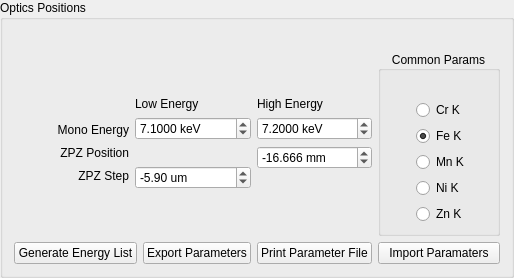
                 <widget class="QGroupBox" name="gb_xanes_align">
                  <property name="styleSheet">
                   <string notr="true"/>
                  </property>
                  <property name="title">
                   <string>Optics Positions</string>
                  </property>
                  <layout class="QGridLayout" name="gridLayout_37">
                   <item row="1" column="0" colspan="3">
                    <layout class="QGridLayout" name="gridLayout_19">
                     <item row="0" column="0">
                      <layout class="QVBoxLayout" name="verticalLayout_4">
                       <item>
                        <widget class="QLabel" name="label_41">
                         <property name="sizePolicy">
                          <sizepolicy hsizetype="Preferred" vsizetype="Fixed">
                           <horstretch>0</horstretch>
                           <verstretch>0</verstretch>
                          </sizepolicy>
                         </property>
                         <property name="text">
                          <string/>
                         </property>
                        </widget>
                       </item>
                       <item>
                        <widget class="QLabel" name="label_25">
                         <property name="sizePolicy">
                          <sizepolicy hsizetype="Preferred" vsizetype="Fixed">
                           <horstretch>0</horstretch>
                           <verstretch>0</verstretch>
                          </sizepolicy>
                         </property>
                         <property name="text">
                          <string>Mono Energy</string>
                         </property>
                         <property name="alignment">
                          <set>Qt::AlignRight|Qt::AlignTrailing|Qt::AlignVCenter</set>
                         </property>
                        </widget>
                       </item>
                       <item>
                        <widget class="QLabel" name="label_28">
                         <property name="sizePolicy">
                          <sizepolicy hsizetype="Preferred" vsizetype="Fixed">
                           <horstretch>0</horstretch>
                           <verstretch>0</verstretch>
                          </sizepolicy>
                         </property>
                         <property name="text">
                          <string>ZPZ Position</string>
                         </property>
                         <property name="alignment">
                          <set>Qt::AlignRight|Qt::AlignTrailing|Qt::AlignVCenter</set>
                         </property>
                        </widget>
                       </item>
                       <item>
                        <widget class="QLabel" name="label_111">
                         <property name="sizePolicy">
                          <sizepolicy hsizetype="Preferred" vsizetype="Fixed">
                           <horstretch>0</horstretch>
                           <verstretch>0</verstretch>
                          </sizepolicy>
                         </property>
                         <property name="text">
                          <string>ZPZ Step</string>
                         </property>
                         <property name="alignment">
                          <set>Qt::AlignRight|Qt::AlignTrailing|Qt::AlignVCenter</set>
                         </property>
                        </widget>
                       </item>
                      </layout>
                     </item>
                     <item row="0" column="1">
                      <layout class="QGridLayout" name="gridLayout_11">
                       <item row="2" column="0">
                        <widget class="QLabel" name="label_87">
                         <property name="sizePolicy">
                          <sizepolicy hsizetype="Preferred" vsizetype="Fixed">
                           <horstretch>0</horstretch>
                           <verstretch>0</verstretch>
                          </sizepolicy>
                         </property>
                         <property name="text">
                          <string/>
                         </property>
                        </widget>
                       </item>
                       <item row="0" column="0">
                        <widget class="QLabel" name="label_23">
                         <property name="sizePolicy">
                          <sizepolicy hsizetype="Preferred" vsizetype="Fixed">
                           <horstretch>0</horstretch>
                           <verstretch>0</verstretch>
                          </sizepolicy>
                         </property>
                         <property name="text">
                          <string>Low Energy</string>
                         </property>
                        </widget>
                       </item>
                       <item row="3" column="0">
                        <widget class="QDoubleSpinBox" name="dsb_zpz_slope">
                         <property name="suffix">
                          <string> um</string>
                         </property>
                         <property name="decimals">
                          <number>2</number>
                         </property>
                         <property name="minimum">
                          <double>-100.000000000000000</double>
                         </property>
                         <property name="maximum">
                          <double>100.000000000000000</double>
                         </property>
                         <property name="singleStep">
                          <double>10.000000000000000</double>
                         </property>
                         <property name="value">
                          <double>-5.900000000000000</double>
                         </property>
                        </widget>
                       </item>
                       <item row="1" column="0">
                        <widget class="QDoubleSpinBox" name="dsb_monoe_l">
                         <property name="suffix">
                          <string> keV</string>
                         </property>
                         <property name="decimals">
                          <number>4</number>
                         </property>
                         <property name="minimum">
                          <double>4.000000000000000</double>
                         </property>
                         <property name="maximum">
                          <double>20.000000000000000</double>
                         </property>
                         <property name="singleStep">
                          <double>0.100000000000000</double>
                         </property>
                         <property name="value">
                          <double>7.100000000000000</double>
                         </property>
                        </widget>
                       </item>
                      </layout>
                     </item>
                     <item row="0" column="2">
                      <layout class="QVBoxLayout" name="verticalLayout_3">
                       <item>
                        <widget class="QLabel" name="label_24">
                         <property name="sizePolicy">
                          <sizepolicy hsizetype="Preferred" vsizetype="Fixed">
                           <horstretch>0</horstretch>
                           <verstretch>0</verstretch>
                          </sizepolicy>
                         </property>
                         <property name="text">
                          <string>High Energy</string>
                         </property>
                        </widget>
                       </item>
                       <item>
                        <widget class="QDoubleSpinBox" name="dsb_monoe_h">
                         <property name="suffix">
                          <string> keV</string>
                         </property>
                         <property name="decimals">
                          <number>4</number>
                         </property>
                         <property name="minimum">
                          <double>4.000000000000000</double>
                         </property>
                         <property name="maximum">
                          <double>20.000000000000000</double>
                         </property>
                         <property name="singleStep">
                          <double>0.100000000000000</double>
                         </property>
                         <property name="value">
                          <double>7.200000000000000</double>
                         </property>
                        </widget>
                       </item>
                       <item>
                        <widget class="QDoubleSpinBox" name="dsb_zpz_h">
                         <property name="suffix">
                          <string> mm</string>
                         </property>
                         <property name="decimals">
                          <number>3</number>
                         </property>
                         <property name="minimum">
                          <double>-100.000000000000000</double>
                         </property>
                         <property name="maximum">
                          <double>100.000000000000000</double>
                         </property>
                         <property name="singleStep">
                          <double>10.000000000000000</double>
                         </property>
                         <property name="value">
                          <double>-16.666000000000000</double>
                         </property>
                        </widget>
                       </item>
                       <item>
                        <widget class="QLabel" name="label_112">
                         <property name="sizePolicy">
                          <sizepolicy hsizetype="Preferred" vsizetype="Fixed">
                           <horstretch>0</horstretch>
                           <verstretch>0</verstretch>
                          </sizepolicy>
                         </property>
                         <property name="text">
                          <string/>
                         </property>
                        </widget>
                       </item>
                      </layout>
                     </item>
                    </layout>
                   </item>
                   <item row="1" column="3">
                    <widget class="QGroupBox" name="groupBox_6">
                     <property name="enabled">
                      <bool>true</bool>
                     </property>
                     <property name="sizePolicy">
                      <sizepolicy hsizetype="Preferred" vsizetype="Preferred">
                       <horstretch>0</horstretch>
                       <verstretch>0</verstretch>
                      </sizepolicy>
                     </property>
                     <property name="title">
                      <string>Common Params</string>
                     </property>
                     <property name="alignment">
                      <set>Qt::AlignCenter</set>
                     </property>
                     <layout class="QGridLayout" name="gridLayout_15">
                      <property name="leftMargin">
                       <number>35</number>
                      </property>
                      <item row="5" column="0">
                       <widget class="QRadioButton" name="radioButton_4">
                        <property name="text">
                         <string>Mn K</string>
                        </property>
                       </widget>
                      </item>
                      <item row="6" column="0">
                       <widget class="QRadioButton" name="radioButton_2">
                        <property name="text">
                         <string>Ni K</string>
                        </property>
                       </widget>
                      </item>
                      <item row="4" column="0">
                       <widget class="QRadioButton" name="radioButton">
                        <property name="text">
                         <string>Fe K</string>
                        </property>
                        <property name="checked">
                         <bool>true</bool>
                        </property>
                       </widget>
                      </item>
                      <item row="2" column="0">
                       <widget class="QRadioButton" name="radioButton_3">
                        <property name="text">
                         <string>Cr K</string>
                        </property>
                       </widget>
                      </item>
                      <item row="7" column="0">
                       <widget class="QRadioButton" name="radioButton_5">
                        <property name="text">
                         <string>Zn K</string>
                        </property>
                       </widget>
                      </item>
                      <item row="1" column="0">
                       <widget class="QLabel" name="label_121">
                        <property name="text">
                         <string/>
                        </property>
                       </widget>
                      </item>
                     </layout>
                    </widget>
                   </item>
                   <item row="3" column="0">
                    <widget class="QPushButton" name="pb_gen_elist">
                     <property name="sizePolicy">
                      <sizepolicy hsizetype="Preferred" vsizetype="Fixed">
                       <horstretch>0</horstretch>
                       <verstretch>0</verstretch>
                      </sizepolicy>
                     </property>
                     <property name="styleSheet">
                      <string notr="true"/>
                     </property>
                     <property name="text">
                      <string>Generate Energy List</string>
                     </property>
                    </widget>
                   </item>
                   <item row="3" column="1">
                    <widget class="QPushButton" name="pushButton_4">
                     <property name="sizePolicy">
                      <sizepolicy hsizetype="Preferred" vsizetype="Fixed">
                       <horstretch>0</horstretch>
                       <verstretch>0</verstretch>
                      </sizepolicy>
                     </property>
                     <property name="text">
                      <string>Export Parameters</string>
                     </property>
                    </widget>
                   </item>
                   <item row="3" column="3">
                    <widget class="QPushButton" name="pushButton_5">
                     <property name="sizePolicy">
                      <sizepolicy hsizetype="Preferred" vsizetype="Fixed">
                       <horstretch>0</horstretch>
                       <verstretch>0</verstretch>
                      </sizepolicy>
                     </property>
                     <property name="text">
                      <string>Import Paramaters</string>
                     </property>
                    </widget>
                   </item>
                   <item row="0" column="0">
                    <widget class="QLabel" name="label_55">
                     <property name="text">
                      <string/>
                     </property>
                    </widget>
                   </item>
                   <item row="3" column="2">
                    <widget class="QPushButton" name="pb_print_xanes_param">
                     <property name="text">
                      <string>Print Parameter File</string>
                     </property>
                    </widget>
                   </item>
                  </layout>
                 </widget>
